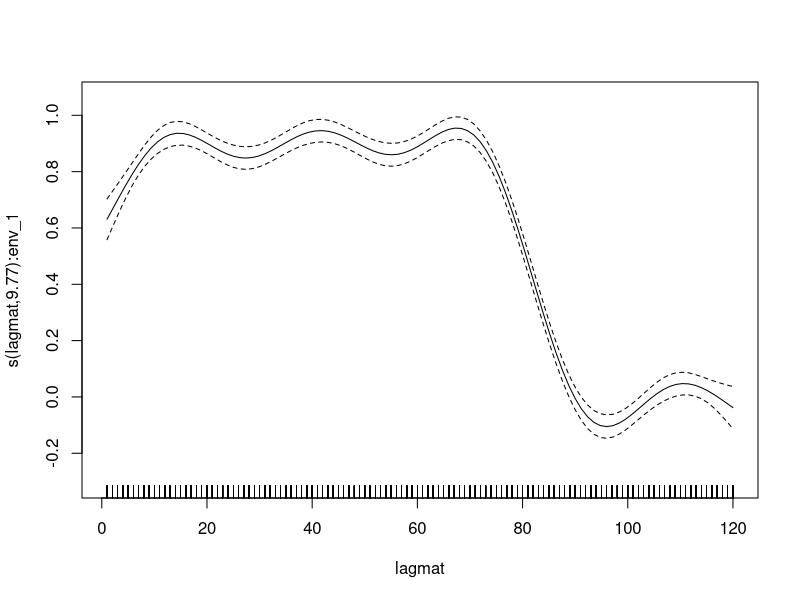
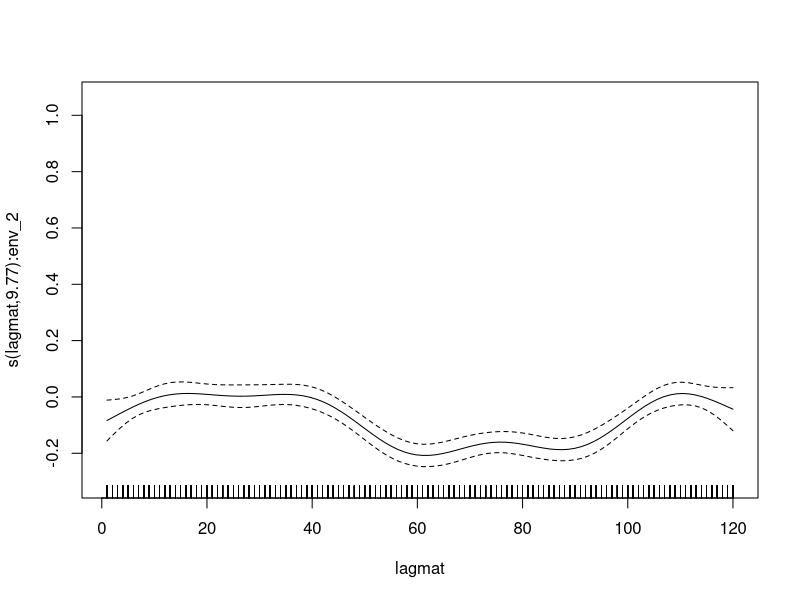

Recreate these plots in R, in order. (Note: this script raises an error after producing the figures.)
rm(list=ls())

set.seed(1333)

library(ggplot2)
library(mgcv)
library(dplyr)

# everything until the !!!!!! is just creation of a random data set with distributed lags that depend on some factor variable
# set up parameters for a model
nfactorlevels <- 3   # how many factor levels?
nobsperlevel  <- 500  # how many observations per factor level?
envlaglen     <- 120  # how many columns in the lagged environmental data?
sigmaerr      <- 1    # what's the variance on the artificial data?

# create a data frame with artificial environmental data
mydf <- expand.grid(faclev = 1:nfactorlevels,
                    nobs   = 1:nobsperlevel)
mydf$envcov <- matrix(rnorm(n=nrow(mydf)*envlaglen,
                            mean=0,
                            sd=1),
                      nrow=nrow(mydf),
                      ncol=envlaglen)

# figure out which lags correspond to which factor level (randomly)
faclevs <- data.frame(faclev = unique(mydf$faclev))
faclevs$dlstart  <- floor(runif(n=nrow(faclevs)) * envlaglen/2)
faclevs$dlstop   <- floor(runif(n=nrow(faclevs)) * envlaglen/2) + envlaglen/2
faclevs$dlcoef   <- rnorm(n=nrow(faclevs))
mydf <- left_join(mydf, faclevs, by="faclev")

faclevs

# create the outcome observations
mydf$Y <- 0
for (currow in 1:nrow(mydf)) {
  
  for (curdl in 1:ncol(mydf$envcov)) {
    
    if ((curdl >= mydf$dlstart[currow]) & (curdl <= mydf$dlstop[currow])) {
      
      mydf$Y[currow] <- mydf$Y[currow] + mydf$dlcoef[currow] * mydf$envcov[currow, curdl]
      
    }
    
  }
  
}
mydf$Y <- mydf$Y + rnorm(n=nrow(mydf),
                         mean=0,
                         sd=sigmaerr)
#View(mydf)







# this is where the actual regression starts

# create the lag matrix for the regression
# be lazy and copy over the environmental matrix
mydf$lagmat <- mydf$envcov
mydf$faclevmat <- mydf$envcov
# and then rewrite its columns
for (curcol in 1:ncol(mydf$envcov)) {
  
  mydf$lagmat[,curcol] <- curcol
  mydf$faclevmat[,curcol] <- mydf$faclev
  
}

# now create the environmental covariates by factor level
# this is where this approach gets really, really inefficient in terms of both memory and calculation
# there is one matrix per factor level
for (curlevel in unique(mydf$faclev)) {
  
  # create a redundant environmental matrix from the original lagged set
  mydf[paste("env_", curlevel, sep="")] <- mydf$envcov
  # if an observation is not from a factor with the current level, then change all its environmental data to 0 in that matrix
  for (currow in 1:nrow(mydf)) {
    
    mydf[currow, paste("env_", curlevel, sep="")] <- mydf[currow, paste("env_", curlevel, sep="")] * (mydf$faclev[currow] == curlevel)
    
  }
  
}

#colnames(mydf)
#View(mydf)

# now run the regression
envfacnames <- grep(x=colnames(mydf),
                    pattern="env_",
                    fixed=TRUE,
                    value=TRUE)
myformula <- paste("s(lagmat, by=", envfacnames, ", bs='tp', id=1)")
myformula <- paste(myformula, collapse=" + ", sep="")
myformula <- paste("Y ~ ", myformula)
myformula <- formula(myformula)
myformula

mygam <- bam(myformula, data=mydf)
summary(mygam)

plot(mygam, select=1)
plot(mygam, select=2)

# the better way to do it?
head(mydf)

# make sure this is a factor
mydf$faclev <- factor(mydf$faclev)
mydf$faclevmat <- factor(mydf$faclevmat)

mygam_byfactor <- bam(Y ~ s(lagmat, by=envcov, bs="tp") + te(lagmat, faclevmat, by=envcov, bs=c("tp", "re")),
                      data=mydf)

# tempdf <- model.matrix(mygam_byfactor)
# #View(tempdf)
# colnames(tempdf)
# 
# str(mygam_byfactor)

thisplot <- plot(mygam_byfactor, select=2)
tempdf   <- expand.grid(x=thisplot[[2]]$x,
                        y=thisplot[[2]]$y)
tempdf$fit <- thisplot[[2]]$fit
ggplot(tempdf) + geom_line(aes(x=x, y=fit, group=y, color=y))
faclevs

# mydf$preds_byfactor <- predict(mygam_byfactor)
# #ggplot(mydf) + geom_point(aes(x=Y, y=preds_byfactor, color=faclev))

summary(mygam)
summary(mygam_byfactor)

plot(mygam_byfactor, select=1)
plot(mygam_byfactor, select=2)

